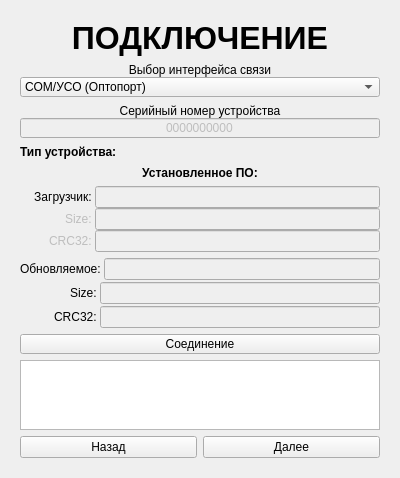
<?xml version="1.0" encoding="UTF-8"?>
<ui version="4.0">
 <class>Open_Connection_Form</class>
 <widget class="QWidget" name="Open_Connection_Form">
  <property name="geometry">
   <rect>
    <x>0</x>
    <y>0</y>
    <width>400</width>
    <height>465</height>
   </rect>
  </property>
  <property name="windowTitle">
   <string>Form</string>
  </property>
  <layout class="QVBoxLayout" name="verticalLayout">
   <item>
    <widget class="QWidget" name="widget" native="true">
     <layout class="QVBoxLayout" name="verticalLayout_2">
      <item>
       <widget class="QLabel" name="label">
        <property name="sizePolicy">
         <sizepolicy hsizetype="Preferred" vsizetype="Minimum">
          <horstretch>0</horstretch>
          <verstretch>0</verstretch>
         </sizepolicy>
        </property>
        <property name="font">
         <font>
          <pointsize>24</pointsize>
          <weight>75</weight>
          <bold>true</bold>
         </font>
        </property>
        <property name="text">
         <string>ПОДКЛЮЧЕНИЕ</string>
        </property>
        <property name="alignment">
         <set>Qt::AlignCenter</set>
        </property>
       </widget>
      </item>
      <item>
       <layout class="QVBoxLayout" name="verticalLayout_8">
        <property name="spacing">
         <number>0</number>
        </property>
        <item>
         <widget class="QLabel" name="label_12">
          <property name="sizePolicy">
           <sizepolicy hsizetype="Expanding" vsizetype="Minimum">
            <horstretch>0</horstretch>
            <verstretch>0</verstretch>
           </sizepolicy>
          </property>
          <property name="minimumSize">
           <size>
            <width>130</width>
            <height>15</height>
           </size>
          </property>
          <property name="maximumSize">
           <size>
            <width>16777215</width>
            <height>16777215</height>
           </size>
          </property>
          <property name="text">
           <string>Выбор интерфейса связи</string>
          </property>
          <property name="alignment">
           <set>Qt::AlignCenter</set>
          </property>
         </widget>
        </item>
        <item>
         <widget class="QComboBox" name="Interface">
          <property name="enabled">
           <bool>true</bool>
          </property>
          <property name="sizePolicy">
           <sizepolicy hsizetype="Expanding" vsizetype="Minimum">
            <horstretch>0</horstretch>
            <verstretch>0</verstretch>
           </sizepolicy>
          </property>
          <property name="minimumSize">
           <size>
            <width>130</width>
            <height>20</height>
           </size>
          </property>
          <property name="maximumSize">
           <size>
            <width>16777215</width>
            <height>16777215</height>
           </size>
          </property>
          <item>
           <property name="text">
            <string>COM/УСО (Оптопорт)</string>
           </property>
          </item>
          <item>
           <property name="text">
            <string>PLC/RF</string>
           </property>
          </item>
         </widget>
        </item>
       </layout>
      </item>
      <item>
       <layout class="QVBoxLayout" name="verticalLayout_9">
        <property name="spacing">
         <number>0</number>
        </property>
        <item>
         <widget class="QLabel" name="label_10">
          <property name="sizePolicy">
           <sizepolicy hsizetype="Expanding" vsizetype="Minimum">
            <horstretch>0</horstretch>
            <verstretch>0</verstretch>
           </sizepolicy>
          </property>
          <property name="minimumSize">
           <size>
            <width>150</width>
            <height>15</height>
           </size>
          </property>
          <property name="maximumSize">
           <size>
            <width>16777215</width>
            <height>16777215</height>
           </size>
          </property>
          <property name="text">
           <string>Серийный номер устройства</string>
          </property>
          <property name="alignment">
           <set>Qt::AlignCenter</set>
          </property>
         </widget>
        </item>
        <item>
         <widget class="QLineEdit" name="SN">
          <property name="enabled">
           <bool>false</bool>
          </property>
          <property name="sizePolicy">
           <sizepolicy hsizetype="Expanding" vsizetype="Minimum">
            <horstretch>0</horstretch>
            <verstretch>0</verstretch>
           </sizepolicy>
          </property>
          <property name="minimumSize">
           <size>
            <width>150</width>
            <height>20</height>
           </size>
          </property>
          <property name="maximumSize">
           <size>
            <width>16777215</width>
            <height>16777215</height>
           </size>
          </property>
          <property name="text">
           <string>0000000000</string>
          </property>
          <property name="alignment">
           <set>Qt::AlignCenter</set>
          </property>
         </widget>
        </item>
       </layout>
      </item>
      <item>
       <layout class="QHBoxLayout" name="horizontalLayout_45">
        <property name="spacing">
         <number>0</number>
        </property>
        <item>
         <widget class="QLabel" name="label_24">
          <property name="sizePolicy">
           <sizepolicy hsizetype="Minimum" vsizetype="Minimum">
            <horstretch>0</horstretch>
            <verstretch>0</verstretch>
           </sizepolicy>
          </property>
          <property name="minimumSize">
           <size>
            <width>120</width>
            <height>15</height>
           </size>
          </property>
          <property name="maximumSize">
           <size>
            <width>16777215</width>
            <height>16777215</height>
           </size>
          </property>
          <property name="font">
           <font>
            <weight>75</weight>
            <bold>true</bold>
           </font>
          </property>
          <property name="text">
           <string>Тип устройства: </string>
          </property>
          <property name="alignment">
           <set>Qt::AlignLeading|Qt::AlignLeft|Qt::AlignVCenter</set>
          </property>
         </widget>
        </item>
        <item>
         <widget class="QLabel" name="DeviceType">
          <property name="sizePolicy">
           <sizepolicy hsizetype="Expanding" vsizetype="Minimum">
            <horstretch>0</horstretch>
            <verstretch>0</verstretch>
           </sizepolicy>
          </property>
          <property name="minimumSize">
           <size>
            <width>0</width>
            <height>15</height>
           </size>
          </property>
          <property name="maximumSize">
           <size>
            <width>16777215</width>
            <height>16777215</height>
           </size>
          </property>
          <property name="text">
           <string/>
          </property>
         </widget>
        </item>
       </layout>
      </item>
      <item>
       <widget class="QLabel" name="label_39">
        <property name="sizePolicy">
         <sizepolicy hsizetype="Expanding" vsizetype="Minimum">
          <horstretch>0</horstretch>
          <verstretch>0</verstretch>
         </sizepolicy>
        </property>
        <property name="minimumSize">
         <size>
          <width>120</width>
          <height>15</height>
         </size>
        </property>
        <property name="maximumSize">
         <size>
          <width>16777215</width>
          <height>16777215</height>
         </size>
        </property>
        <property name="font">
         <font>
          <weight>75</weight>
          <bold>true</bold>
         </font>
        </property>
        <property name="text">
         <string>Установленное ПО:</string>
        </property>
        <property name="alignment">
         <set>Qt::AlignCenter</set>
        </property>
       </widget>
      </item>
      <item>
       <layout class="QVBoxLayout" name="verticalLayout_12">
        <property name="spacing">
         <number>0</number>
        </property>
        <item>
         <layout class="QHBoxLayout" name="horizontalLayout_51">
          <property name="spacing">
           <number>0</number>
          </property>
          <item>
           <widget class="QLabel" name="label_21">
            <property name="sizePolicy">
             <sizepolicy hsizetype="Maximum" vsizetype="Minimum">
              <horstretch>0</horstretch>
              <verstretch>0</verstretch>
             </sizepolicy>
            </property>
            <property name="minimumSize">
             <size>
              <width>75</width>
              <height>15</height>
             </size>
            </property>
            <property name="maximumSize">
             <size>
              <width>16777215</width>
              <height>15</height>
             </size>
            </property>
            <property name="text">
             <string>Загрузчик: </string>
            </property>
            <property name="alignment">
             <set>Qt::AlignRight|Qt::AlignTrailing|Qt::AlignVCenter</set>
            </property>
           </widget>
          </item>
          <item>
           <widget class="QLineEdit" name="boot_v">
            <property name="enabled">
             <bool>false</bool>
            </property>
            <property name="sizePolicy">
             <sizepolicy hsizetype="Expanding" vsizetype="Minimum">
              <horstretch>0</horstretch>
              <verstretch>0</verstretch>
             </sizepolicy>
            </property>
            <property name="minimumSize">
             <size>
              <width>70</width>
              <height>0</height>
             </size>
            </property>
            <property name="maximumSize">
             <size>
              <width>16777215</width>
              <height>16777215</height>
             </size>
            </property>
           </widget>
          </item>
         </layout>
        </item>
        <item>
         <layout class="QHBoxLayout" name="horizontalLayout_116">
          <property name="spacing">
           <number>0</number>
          </property>
          <item>
           <widget class="QLabel" name="label_72">
            <property name="enabled">
             <bool>false</bool>
            </property>
            <property name="sizePolicy">
             <sizepolicy hsizetype="Maximum" vsizetype="Minimum">
              <horstretch>0</horstretch>
              <verstretch>0</verstretch>
             </sizepolicy>
            </property>
            <property name="minimumSize">
             <size>
              <width>75</width>
              <height>15</height>
             </size>
            </property>
            <property name="maximumSize">
             <size>
              <width>16777215</width>
              <height>16777215</height>
             </size>
            </property>
            <property name="text">
             <string>Size: </string>
            </property>
            <property name="alignment">
             <set>Qt::AlignRight|Qt::AlignTrailing|Qt::AlignVCenter</set>
            </property>
           </widget>
          </item>
          <item>
           <widget class="QLineEdit" name="boot_Size">
            <property name="enabled">
             <bool>false</bool>
            </property>
            <property name="sizePolicy">
             <sizepolicy hsizetype="Expanding" vsizetype="Minimum">
              <horstretch>0</horstretch>
              <verstretch>0</verstretch>
             </sizepolicy>
            </property>
            <property name="minimumSize">
             <size>
              <width>70</width>
              <height>0</height>
             </size>
            </property>
            <property name="maximumSize">
             <size>
              <width>16777215</width>
              <height>16777215</height>
             </size>
            </property>
           </widget>
          </item>
         </layout>
        </item>
        <item>
         <layout class="QHBoxLayout" name="horizontalLayout_104">
          <property name="spacing">
           <number>0</number>
          </property>
          <item>
           <widget class="QLabel" name="label_53">
            <property name="enabled">
             <bool>false</bool>
            </property>
            <property name="sizePolicy">
             <sizepolicy hsizetype="Maximum" vsizetype="Minimum">
              <horstretch>0</horstretch>
              <verstretch>0</verstretch>
             </sizepolicy>
            </property>
            <property name="minimumSize">
             <size>
              <width>75</width>
              <height>15</height>
             </size>
            </property>
            <property name="maximumSize">
             <size>
              <width>16777215</width>
              <height>15</height>
             </size>
            </property>
            <property name="text">
             <string>CRC32: </string>
            </property>
            <property name="alignment">
             <set>Qt::AlignRight|Qt::AlignTrailing|Qt::AlignVCenter</set>
            </property>
           </widget>
          </item>
          <item>
           <widget class="QLineEdit" name="boot_CRC">
            <property name="enabled">
             <bool>false</bool>
            </property>
            <property name="sizePolicy">
             <sizepolicy hsizetype="Minimum" vsizetype="Minimum">
              <horstretch>0</horstretch>
              <verstretch>0</verstretch>
             </sizepolicy>
            </property>
            <property name="minimumSize">
             <size>
              <width>70</width>
              <height>0</height>
             </size>
            </property>
            <property name="maximumSize">
             <size>
              <width>16777215</width>
              <height>16777215</height>
             </size>
            </property>
           </widget>
          </item>
         </layout>
        </item>
       </layout>
      </item>
      <item>
       <layout class="QVBoxLayout" name="verticalLayout_15">
        <property name="spacing">
         <number>2</number>
        </property>
        <item>
         <layout class="QHBoxLayout" name="horizontalLayout_113">
          <property name="spacing">
           <number>0</number>
          </property>
          <item>
           <widget class="QLabel" name="label_22">
            <property name="sizePolicy">
             <sizepolicy hsizetype="Maximum" vsizetype="Minimum">
              <horstretch>0</horstretch>
              <verstretch>0</verstretch>
             </sizepolicy>
            </property>
            <property name="minimumSize">
             <size>
              <width>80</width>
              <height>15</height>
             </size>
            </property>
            <property name="maximumSize">
             <size>
              <width>16777215</width>
              <height>16777215</height>
             </size>
            </property>
            <property name="text">
             <string>Обновляемое: </string>
            </property>
            <property name="alignment">
             <set>Qt::AlignRight|Qt::AlignTrailing|Qt::AlignVCenter</set>
            </property>
           </widget>
          </item>
          <item>
           <widget class="QLineEdit" name="fw_v">
            <property name="enabled">
             <bool>false</bool>
            </property>
            <property name="sizePolicy">
             <sizepolicy hsizetype="Minimum" vsizetype="Minimum">
              <horstretch>0</horstretch>
              <verstretch>0</verstretch>
             </sizepolicy>
            </property>
            <property name="minimumSize">
             <size>
              <width>70</width>
              <height>0</height>
             </size>
            </property>
            <property name="maximumSize">
             <size>
              <width>16777215</width>
              <height>16777215</height>
             </size>
            </property>
           </widget>
          </item>
         </layout>
        </item>
        <item>
         <layout class="QHBoxLayout" name="horizontalLayout_117">
          <property name="spacing">
           <number>0</number>
          </property>
          <item>
           <widget class="QLabel" name="label_107">
            <property name="sizePolicy">
             <sizepolicy hsizetype="Maximum" vsizetype="Minimum">
              <horstretch>0</horstretch>
              <verstretch>0</verstretch>
             </sizepolicy>
            </property>
            <property name="minimumSize">
             <size>
              <width>80</width>
              <height>15</height>
             </size>
            </property>
            <property name="maximumSize">
             <size>
              <width>16777215</width>
              <height>16777215</height>
             </size>
            </property>
            <property name="text">
             <string>Size: </string>
            </property>
            <property name="alignment">
             <set>Qt::AlignRight|Qt::AlignTrailing|Qt::AlignVCenter</set>
            </property>
           </widget>
          </item>
          <item>
           <widget class="QLineEdit" name="fw_Size">
            <property name="enabled">
             <bool>false</bool>
            </property>
            <property name="sizePolicy">
             <sizepolicy hsizetype="Minimum" vsizetype="Minimum">
              <horstretch>0</horstretch>
              <verstretch>0</verstretch>
             </sizepolicy>
            </property>
            <property name="minimumSize">
             <size>
              <width>70</width>
              <height>0</height>
             </size>
            </property>
            <property name="maximumSize">
             <size>
              <width>16777215</width>
              <height>16777215</height>
             </size>
            </property>
           </widget>
          </item>
         </layout>
        </item>
        <item>
         <layout class="QHBoxLayout" name="horizontalLayout_114">
          <property name="spacing">
           <number>0</number>
          </property>
          <item>
           <widget class="QLabel" name="label_54">
            <property name="sizePolicy">
             <sizepolicy hsizetype="Maximum" vsizetype="Minimum">
              <horstretch>0</horstretch>
              <verstretch>0</verstretch>
             </sizepolicy>
            </property>
            <property name="minimumSize">
             <size>
              <width>80</width>
              <height>15</height>
             </size>
            </property>
            <property name="maximumSize">
             <size>
              <width>16777215</width>
              <height>16777215</height>
             </size>
            </property>
            <property name="text">
             <string>CRC32: </string>
            </property>
            <property name="alignment">
             <set>Qt::AlignRight|Qt::AlignTrailing|Qt::AlignVCenter</set>
            </property>
           </widget>
          </item>
          <item>
           <widget class="QLineEdit" name="fw_CRC">
            <property name="enabled">
             <bool>false</bool>
            </property>
            <property name="sizePolicy">
             <sizepolicy hsizetype="Minimum" vsizetype="Minimum">
              <horstretch>0</horstretch>
              <verstretch>0</verstretch>
             </sizepolicy>
            </property>
            <property name="minimumSize">
             <size>
              <width>70</width>
              <height>0</height>
             </size>
            </property>
            <property name="maximumSize">
             <size>
              <width>16777215</width>
              <height>16777215</height>
             </size>
            </property>
           </widget>
          </item>
         </layout>
        </item>
       </layout>
      </item>
      <item>
       <widget class="QPushButton" name="Connect">
        <property name="enabled">
         <bool>true</bool>
        </property>
        <property name="sizePolicy">
         <sizepolicy hsizetype="Minimum" vsizetype="Minimum">
          <horstretch>0</horstretch>
          <verstretch>0</verstretch>
         </sizepolicy>
        </property>
        <property name="minimumSize">
         <size>
          <width>120</width>
          <height>20</height>
         </size>
        </property>
        <property name="maximumSize">
         <size>
          <width>16777215</width>
          <height>16777215</height>
         </size>
        </property>
        <property name="text">
         <string>Соединение</string>
        </property>
       </widget>
      </item>
      <item>
       <widget class="QPlainTextEdit" name="plainTextEdit"/>
      </item>
      <item>
       <layout class="QHBoxLayout" name="horizontalLayout">
        <item>
         <widget class="QPushButton" name="pushButton">
          <property name="text">
           <string>Назад</string>
          </property>
         </widget>
        </item>
        <item>
         <widget class="QPushButton" name="pushButton_2">
          <property name="text">
           <string>Далее</string>
          </property>
         </widget>
        </item>
       </layout>
      </item>
     </layout>
    </widget>
   </item>
  </layout>
 </widget>
 <resources/>
 <connections/>
</ui>
